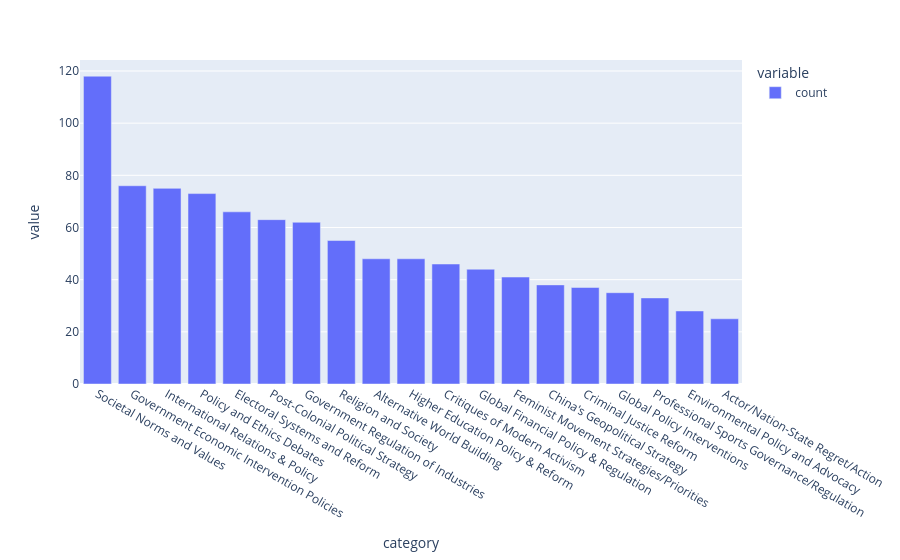

The code cell stored with this chart in its notebook:
### Code cell
category_counts = df_with_emb2.value_counts('category')
px.bar(category_counts)

### Figure 1 — Plotly figure (JSON) as saved in the notebook; plotly's stock layout.template omitted (floating-point values rounded to 4 significant figures)
{"data": [{"hovertemplate": "variable=count<br>category=%{x}<br>value=%{y}<extra></extra>", "legendgroup": "count", "marker": {"color": "#636efa", "pattern": {"shape": ""}}, "name": "count", "orientation": "v", "showlegend": true, "textposition": "auto", "type": "bar", "x": ["Societal Norms and Values", "Government Economic Intervention Policies\n", "International Relations & Policy", "Policy and Ethics Debates\n", "Electoral Systems and Reform\n", "Post-Colonial Political Strategy\n", "Government Regulation of Industries\n", "Religion and Society\n", "Alternative World Building", "Higher Education Policy & Reform\n", "Critiques of Modern Activism\n", "Global Financial Policy & Regulation\n", "Feminist Movement Strategies/Priorities\n", "China's Geopolitical Strategy\n", "Criminal Justice Reform\n", "Global Policy Interventions\n", "Professional Sports Governance/Regulation\n", "Environmental Policy and Advocacy\n", "Actor/Nation-State Regret/Action\n"], "xaxis": "x", "y": [118, 76, 75, 73, 66, 63, 62, 55, 48, 48, 46, 44, 41, 38, 37, 35, 33, 28, 25], "yaxis": "y"}], "layout": {"barmode": "relative", "legend": {"title": {"text": "variable"}, "tracegroupgap": 0}, "margin": {"t": 60}, "xaxis": {"anchor": "y", "domain": [0, 1], "title": {"text": "category"}}, "yaxis": {"anchor": "x", "domain": [0, 1], "title": {"text": "value"}}}}
